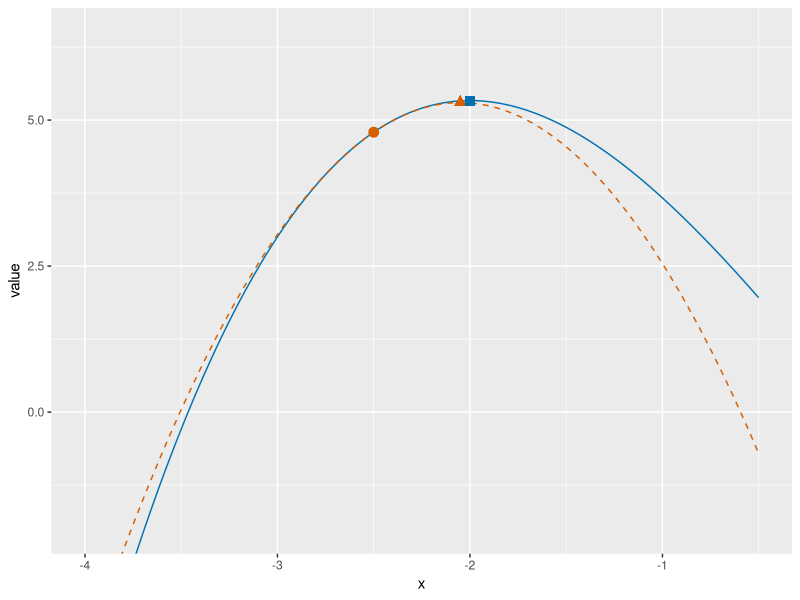

The R script that drew this image:
## ---- chunk 1
#| label: newton-maximum-r
#| fig-alt: >-
#|   Plot of the cubic f of x equals x cubed over 3 minus 4 x for x from -4
#|   to -0.5, in blue, with a local maximum at x equal to -2, marked by a
#|   blue square. A dashed vermilion parabola opening downward is the
#|   quadratic approximation at the start -2.5. It touches the cubic at -2.5
#|   and has its highest point at -2.05, marked by a vermilion triangle. A
#|   vermilion circle marks the start -2.5.
#| fig-height: 4
#| fig-width: 6
nx_x_nx <- seq(-4, -0.5, length.out = 301)
nx_f_nx <- nx_x_nx^3 / 3 - 4 * nx_x_nx
nx_f0_nx <- (-2.5)^3 / 3 - 4 * (-2.5)
nx_dx_nx <- nx_x_nx + 2.5
nx_q_nx <- nx_f0_nx + 2.25 * nx_dx_nx - 2.5 * nx_dx_nx^2
nx_dstep_nx <- -2.05 + 2.5
nx_q_step_nx <- nx_f0_nx + 2.25 * nx_dstep_nx - 2.5 * nx_dstep_nx^2
nx_f_max_nx <- (-2)^3 / 3 - 4 * (-2)
nx_curve_nx <- tibble::tibble(x = nx_x_nx, y = nx_f_nx)
nx_model_nx <- tibble::tibble(x = nx_x_nx, y = nx_q_nx)
nx_start_nx <- tibble::tibble(x = -2.5, y = nx_f0_nx)
nx_step_nx <- tibble::tibble(x = -2.05, y = nx_q_step_nx)
nx_max_nx <- tibble::tibble(x = -2, y = nx_f_max_nx)
nx_aes_nx <- ggplot2::aes(x, y)
nx_ylim_nx <- c(-2, 6.5)
nx_curve_nx |>
  ggplot2::ggplot() +
  nx_aes_nx +
  ggplot2::geom_line(colour = "#0072B2") +
  ggplot2::geom_line(
    data = nx_model_nx, colour = "#D55E00", linetype = "dashed"
  ) +
  ggplot2::geom_point(data = nx_start_nx, colour = "#D55E00", size = 3) +
  ggplot2::geom_point(
    data = nx_step_nx, colour = "#D55E00", size = 3, shape = 17
  ) +
  ggplot2::geom_point(
    data = nx_max_nx, colour = "#0072B2", size = 3, shape = 15
  ) +
  ggplot2::coord_cartesian(ylim = nx_ylim_nx) +
  ggplot2::labs(x = "x", y = "value")
